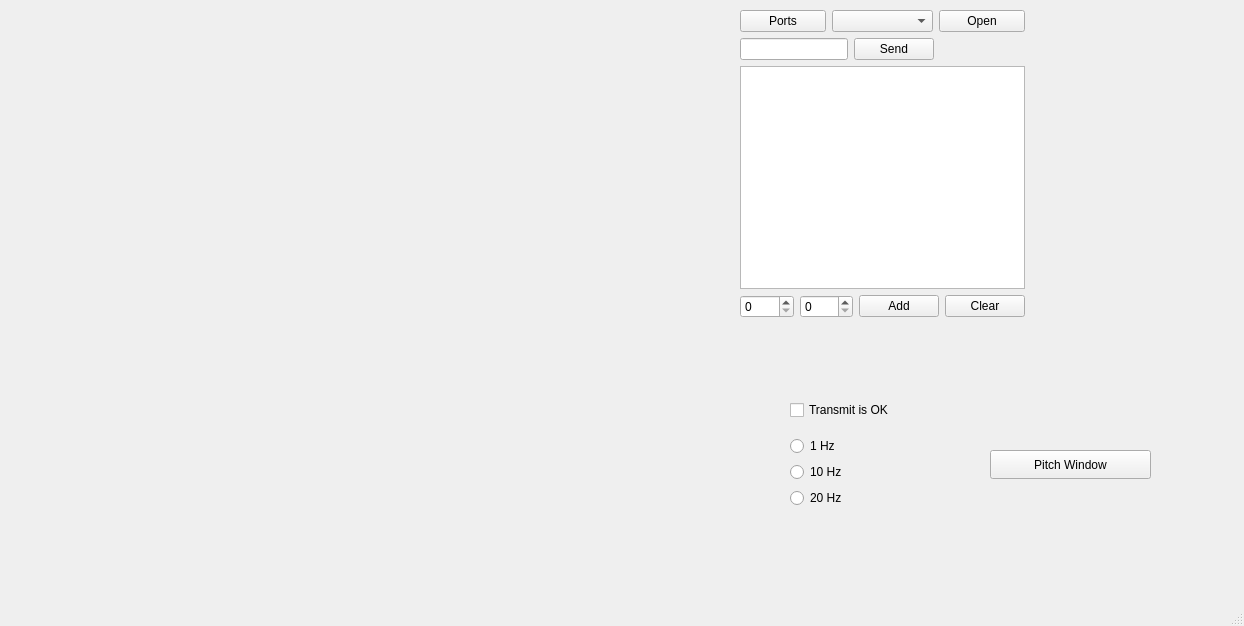
<?xml version="1.0" encoding="UTF-8"?>
<ui version="4.0">
 <class>MainWindow</class>
 <widget class="QMainWindow" name="MainWindow">
  <property name="geometry">
   <rect>
    <x>0</x>
    <y>0</y>
    <width>1244</width>
    <height>626</height>
   </rect>
  </property>
  <property name="windowTitle">
   <string>MainWindow</string>
  </property>
  <widget class="QWidget" name="centralwidget">
   <widget class="QCustomPlot" name="plot" native="true">
    <property name="geometry">
     <rect>
      <x>150</x>
      <y>40</y>
      <width>491</width>
      <height>451</height>
     </rect>
    </property>
   </widget>
   <widget class="QWidget" name="layoutWidget_2">
    <property name="geometry">
     <rect>
      <x>740</x>
      <y>10</y>
      <width>285</width>
      <height>308</height>
     </rect>
    </property>
    <layout class="QVBoxLayout" name="verticalLayout">
     <item>
      <layout class="QHBoxLayout" name="horizontalLayout">
       <item>
        <widget class="QPushButton" name="btnPorts">
         <property name="minimumSize">
          <size>
           <width>83</width>
           <height>0</height>
          </size>
         </property>
         <property name="text">
          <string>Ports</string>
         </property>
        </widget>
       </item>
       <item>
        <widget class="QComboBox" name="cmbPorts">
         <property name="minimumSize">
          <size>
           <width>101</width>
           <height>0</height>
          </size>
         </property>
        </widget>
       </item>
       <item>
        <widget class="QPushButton" name="btnOpenPorts">
         <property name="minimumSize">
          <size>
           <width>83</width>
           <height>0</height>
          </size>
         </property>
         <property name="text">
          <string>Open</string>
         </property>
        </widget>
       </item>
      </layout>
     </item>
     <item>
      <layout class="QHBoxLayout" name="horizontalLayout_2">
       <item>
        <widget class="QLineEdit" name="lnMessage"/>
       </item>
       <item>
        <widget class="QPushButton" name="btnSend">
         <property name="text">
          <string>Send</string>
         </property>
        </widget>
       </item>
       <item>
        <spacer name="horizontalSpacer">
         <property name="orientation">
          <enum>Qt::Orientation::Horizontal</enum>
         </property>
         <property name="sizeHint" stdset="0">
          <size>
           <width>40</width>
           <height>20</height>
          </size>
         </property>
        </spacer>
       </item>
      </layout>
     </item>
     <item>
      <widget class="QListWidget" name="lstMessages">
       <property name="autoFillBackground">
        <bool>false</bool>
       </property>
      </widget>
     </item>
     <item>
      <layout class="QHBoxLayout" name="horizontalLayout_3">
       <item>
        <widget class="QSpinBox" name="bx_x"/>
       </item>
       <item>
        <widget class="QSpinBox" name="bx_y"/>
       </item>
       <item>
        <widget class="QPushButton" name="btn_add">
         <property name="text">
          <string>Add</string>
         </property>
        </widget>
       </item>
       <item>
        <widget class="QPushButton" name="btn_clear">
         <property name="text">
          <string>Clear</string>
         </property>
        </widget>
       </item>
      </layout>
     </item>
    </layout>
   </widget>
   <widget class="QWidget" name="layoutWidget">
    <property name="geometry">
     <rect>
      <x>790</x>
      <y>390</y>
      <width>125</width>
      <height>129</height>
     </rect>
    </property>
    <layout class="QVBoxLayout" name="verticalLayout_3">
     <item>
      <widget class="QCheckBox" name="checkTransmit">
       <property name="text">
        <string>Transmit is OK</string>
       </property>
      </widget>
     </item>
     <item>
      <layout class="QVBoxLayout" name="verticalLayout_2">
       <item>
        <widget class="QRadioButton" name="rbtn1Hz">
         <property name="text">
          <string>1 Hz</string>
         </property>
        </widget>
       </item>
       <item>
        <widget class="QRadioButton" name="rbtn10Hz">
         <property name="text">
          <string>10 Hz</string>
         </property>
        </widget>
       </item>
       <item>
        <widget class="QRadioButton" name="rbtn20Hz">
         <property name="text">
          <string>20 Hz</string>
         </property>
        </widget>
       </item>
      </layout>
     </item>
    </layout>
   </widget>
   <widget class="QPushButton" name="btnOpenPitchWindow">
    <property name="geometry">
     <rect>
      <x>990</x>
      <y>450</y>
      <width>161</width>
      <height>29</height>
     </rect>
    </property>
    <property name="text">
     <string>Pitch Window</string>
    </property>
   </widget>
  </widget>
  <widget class="QMenuBar" name="menubar">
   <property name="geometry">
    <rect>
     <x>0</x>
     <y>0</y>
     <width>1244</width>
     <height>25</height>
    </rect>
   </property>
  </widget>
  <widget class="QStatusBar" name="statusbar"/>
 </widget>
 <customwidgets>
  <customwidget>
   <class>QCustomPlot</class>
   <extends>QWidget</extends>
   <header>qcustomplot.h</header>
   <container>1</container>
  </customwidget>
 </customwidgets>
 <resources/>
 <connections/>
</ui>
